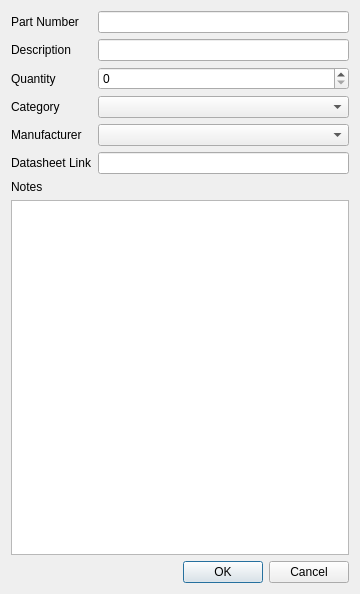
<?xml version="1.0" encoding="UTF-8"?>
<ui version="4.0">
 <class>ComponentEditDialog</class>
 <widget class="QDialog" name="ComponentEditDialog">
  <property name="geometry">
   <rect>
    <x>0</x>
    <y>0</y>
    <width>360</width>
    <height>594</height>
   </rect>
  </property>
  <property name="sizePolicy">
   <sizepolicy hsizetype="Preferred" vsizetype="Preferred">
    <horstretch>0</horstretch>
    <verstretch>0</verstretch>
   </sizepolicy>
  </property>
  <property name="minimumSize">
   <size>
    <width>360</width>
    <height>0</height>
   </size>
  </property>
  <property name="windowTitle">
   <string>Edit Component</string>
  </property>
  <property name="modal">
   <bool>true</bool>
  </property>
  <layout class="QVBoxLayout" name="verticalLayout">
   <item>
    <layout class="QFormLayout" name="formLayout">
     <item row="0" column="0">
      <widget class="QLabel" name="partNumberLabel">
       <property name="text">
        <string>Part Number</string>
       </property>
      </widget>
     </item>
     <item row="0" column="1">
      <widget class="QLineEdit" name="partNumberEdit"/>
     </item>
     <item row="1" column="0">
      <widget class="QLabel" name="descriptionLabel">
       <property name="text">
        <string>Description</string>
       </property>
      </widget>
     </item>
     <item row="1" column="1">
      <widget class="QLineEdit" name="descriptionEdit"/>
     </item>
     <item row="2" column="0">
      <widget class="QLabel" name="quantityLabel">
       <property name="text">
        <string>Quantity</string>
       </property>
      </widget>
     </item>
     <item row="2" column="1">
      <widget class="QSpinBox" name="quantitySpin">
       <property name="maximum">
        <number>100000</number>
       </property>
      </widget>
     </item>
     <item row="3" column="0">
      <widget class="QLabel" name="categoryLabel">
       <property name="text">
        <string>Category</string>
       </property>
      </widget>
     </item>
     <item row="3" column="1">
      <widget class="QComboBox" name="categoryCombo"/>
     </item>
     <item row="4" column="0">
      <widget class="QLabel" name="manufacturerLabel">
       <property name="text">
        <string>Manufacturer</string>
       </property>
      </widget>
     </item>
     <item row="4" column="1">
      <widget class="QComboBox" name="manufacturerCombo"/>
     </item>
     <item row="5" column="0">
      <widget class="QLabel" name="datasheetLabel">
       <property name="text">
        <string>Datasheet Link</string>
       </property>
      </widget>
     </item>
     <item row="5" column="1">
      <widget class="QLineEdit" name="datasheetEdit"/>
     </item>
    </layout>
   </item>
   <item>
    <widget class="QLabel" name="notesLabel">
     <property name="text">
      <string>Notes</string>
     </property>
    </widget>
   </item>
   <item>
    <widget class="QPlainTextEdit" name="notesEdit">
     <property name="minimumSize">
      <size>
       <width>0</width>
       <height>80</height>
      </size>
     </property>
    </widget>
   </item>
   <item>
    <widget class="QDialogButtonBox" name="buttonBox">
     <property name="orientation">
      <enum>Qt::Orientation::Horizontal</enum>
     </property>
     <property name="standardButtons">
      <set>QDialogButtonBox::StandardButton::Cancel|QDialogButtonBox::StandardButton::Ok</set>
     </property>
    </widget>
   </item>
  </layout>
 </widget>
 <customwidgets>
  <customwidget>
   <class>ShrinkingStackedWidget</class>
   <extends>QStackedWidget</extends>
   <header>ShrinkingStackedWidget.h</header>
   <container>1</container>
  </customwidget>
 </customwidgets>
 <tabstops>
  <tabstop>partNumberEdit</tabstop>
  <tabstop>descriptionEdit</tabstop>
  <tabstop>quantitySpin</tabstop>
  <tabstop>categoryCombo</tabstop>
  <tabstop>manufacturerCombo</tabstop>
  <tabstop>datasheetEdit</tabstop>
  <tabstop>notesEdit</tabstop>
 </tabstops>
 <resources/>
 <connections>
  <connection>
   <sender>buttonBox</sender>
   <signal>accepted()</signal>
   <receiver>ComponentEditDialog</receiver>
   <slot>accept()</slot>
   <hints>
    <hint type="sourcelabel">
     <x>20</x>
     <y>20</y>
    </hint>
    <hint type="destinationlabel">
     <x>20</x>
     <y>20</y>
    </hint>
   </hints>
  </connection>
  <connection>
   <sender>buttonBox</sender>
   <signal>rejected()</signal>
   <receiver>ComponentEditDialog</receiver>
   <slot>reject()</slot>
   <hints>
    <hint type="sourcelabel">
     <x>20</x>
     <y>20</y>
    </hint>
    <hint type="destinationlabel">
     <x>20</x>
     <y>20</y>
    </hint>
   </hints>
  </connection>
 </connections>
</ui>
